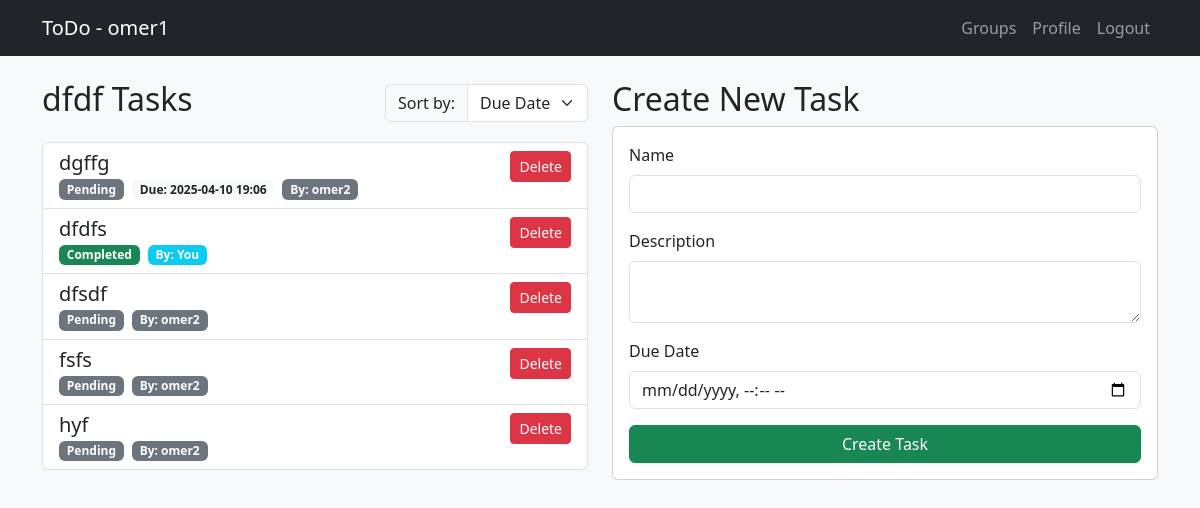
The page /group/1/tasks (signed in) on the database its author committed.
### app/models/user.py (models this page shows, shortened)
class User(UserMixin, db.Model):
    __tablename__ = "users"
    id = db.Column(db.Integer, primary_key=True)
    username = db.Column(db.String(12), unique=True, nullable=False)
    password_hash = db.Column(db.String(128), nullable=False)
    user_groups = db.relationship('UserGroup', back_populates='user', cascade='all, delete-orphan')

### app/models/group.py (models this page shows, shortened)
class Group(db.Model):
    __tablename__ = "groups"
    id = db.Column(db.Integer, primary_key=True)
    name = db.Column(db.String(50), nullable=False)
    description = db.Column(db.Text)
    group_users = db.relationship('UserGroup', back_populates='group', cascade='all, delete-orphan')
    tasks = db.relationship('Task', backref='group', cascade='all, delete-orphan')
    def get_user_role(self, user_id: int) -> int | None:
        membership = UserGroup.query.filter_by(group_id=self.id, user_id=user_id).first()
        return membership.role if membership else None
    def is_owner(self, user_id: int) -> bool:
        return self.get_user_role(user_id) == 2
    @property
    def members(self) -> list['User | None']:
        return [ug.user for ug in self.group_users]

### app/models/task.py (models this page shows, shortened)
class Task(db.Model):
    __tablename__ = "tasks"
    id = db.Column(db.Integer, primary_key=True)
    name = db.Column(db.String(50), nullable=False)
    description = db.Column(db.Text)
    status = db.Column(db.String(20), default="Pending", nullable=False)
    due_date = db.Column(db.DateTime)
    author_id = db.Column(db.Integer, db.ForeignKey("users.id"), nullable=False)
    group_id = db.Column(db.Integer, db.ForeignKey("groups.id"), nullable=False)

### app/routes/tasks.py (the view, shortened to what this page needs)
@tasks_bp.route('/group/<int:group_id>/tasks', methods=['GET', 'POST'])
@login_required
def manage_tasks(group_id):
    group = Group.query.get(group_id)
    if not group:
        flash("Group not found", "danger")
        return redirect(url_for("groups.manage_groups"))
    if current_user not in group.members:
        flash("Access denied", "danger")
        return redirect(url_for("groups.manage_groups"))
    form = TaskForm()
    form.due_date.render_kw = {'min': datetime.now().strftime('%Y-%m-%dT%H:%M')}
    sort_by = request.args.get("sort", "due_date")
    sorted_tasks = sorted(group.tasks, key=lambda t: (
        {
            "due_date": t.due_date or datetime.max,
            "name": t.name.lower(),
            "status": ["Pending", "In Progress", "Completed"].index(t.status),
            "creator": (
                (0, User.query.get(t.author_id).username.lower())  # Your tasks come first
                if t.author_id == current_user.id else
                (1, User.query.get(t.author_id).username.lower())
            )
        }.get(sort_by, "due_date"),  # Primary sort key
        t.name.lower()  # Secondary sort by name for all options
    )
                          )
    return render_template("tasks/main.html",
                         form=form,
                         tasks=sorted_tasks,
                         group=group,
                         sort=sort_by,
                         User=User)

### app/forms/tasks.py (shortened to what this page needs)
class TaskForm(FlaskForm):
    name = StringField("Name", validators=[
        DataRequired(),
        Regexp(r"^[A-Za-z0-9 ]{3,50}$",
               message="Name: 3-50 alphanumeric characters and spaces.")
    ])
    description = TextAreaField('Description', validators=[Optional()])
    due_date = DateTimeLocalField('Due Date',
        validators=[Optional()],
        format='%Y-%m-%dT%H:%M',
    )
    submit = SubmitField('Create Task')

### app/extensions.py (called while the page is built)
@login_manager.user_loader
def load_user(user_id):
    from app.models.user import User
    return User.query.get(user_id)

### app/templates/tasks/main.html (shortened to what this page needs)
{% extends "base.html" %}
{% block content %}
<div class="row">
    <div class="col-md-6">
        <div class="d-flex justify-content-between align-items-center mb-3">
            <h2>{{ group.name }} Tasks</h2>
            <form method="GET" class="ms-3">
                <div class="input-group">
                    <label class="input-group-text" for="sort">Sort by:</label>
                    <select class="form-select" id="sort" name="sort" onchange="this.form.submit()">
                        <option value="due_date" {% if sort == 'due_date' %}selected{% endif %}>Due Date</option>
                    </select>
                </div>
            </form>
        </div>
        <div class="list-group">
            {% for task in tasks %}
                <a href="{{ url_for('tasks.manage_single_task', task_id=task.id) }}"
                   class="list-group-item list-group-item-action">
                    <div class="d-flex justify-content-between">
                        <div class="flex-grow-1 me-3">
                            <h5 class="mb-1">{{ task.name }}</h5>
                            <div class="d-flex gap-2">
                                <span class="badge bg-{% if task.status == 'Completed' %}success
                                                    {% elif task.status == 'In Progress' %}warning
                                                    {% else %}secondary{% endif %}">
                                    {{ task.status }}
                                </span>
                                {% if task.due_date %}
                                    <span class="badge bg-light text-dark">
                                        Due: {{ task.due_date.strftime('%Y-%m-%d %H:%M') }}
                                    </span>
                                {% endif %}
                                {% if current_user.id == task.author_id %}
                                    <span class="badge bg-info">
                                        By: You
                                    </span>
                                {% else %}
                                    <span class="badge bg-secondary">
                                        By: {{ User.query.get(task.author_id).username }}
                                    </span>
                                {% endif %}
                            </div>
                        </div>
                        {% if current_user.id == task.author_id
                              or group.is_owner(current_user.id)
                              or current_user in group.admins %}
                            <form method="POST"
                                  action="{{ url_for('tasks.manage_tasks', group_id=group.id) }}"
                                  onclick="event.stopPropagation()">
                                <button type="submit" class="btn btn-danger btn-sm align-self-center"
                                        onclick="return confirm('Delete this task permanently?')">
                                    Delete
                                </button>
                            </form>
                        {% endif %}
                    </div>
                </a>
            {% else %}
                <div class="list-group-item text-center">No tasks found. Create one!</div>
            {% endfor %}
        </div>
    </div>
    <div class="col-md-6">
        <h2>Create New Task</h2>
        <div class="card">
            <div class="card-body">
                <form method="POST" action="{{ url_for('tasks.manage_tasks', group_id=group.id) }}">
                    <div class="mb-3">
                        {{ form.name.label(class="form-label") }}
                        {{ form.name(class="form-control") }}
                    </div>
                    <div class="mb-3">
                        {{ form.description.label(class="form-label") }}
                        {{ form.description(class="form-control") }}
                    </div>
                    <div class="mb-3">
                        {{ form.due_date.label(class="form-label") }}
                        {{ form.due_date(class="form-control") }}
                    </div>
                    <div class="d-grid">
                        {{ form.submit(class="btn btn-success") }}
                    </div>
                </form>
            </div>
        </div>
    </div>
</div>
{% endblock %}

### app/templates/base.html (shortened to what this page needs)
<!DOCTYPE html>
<html lang="en">
<head>
    <link href="https://cdn.jsdelivr.net/npm/bootstrap@5.3.0/dist/css/bootstrap.min.css" rel="stylesheet">
</head>
<body class="bg-light">
    <nav class="navbar navbar-expand-lg navbar-dark bg-dark">
        <div class="container">
            <a class="navbar-brand" href="{{ url_for('index.home') }}">
                ToDo{% if current_user.is_authenticated %} - {{ current_user.username }}{% endif %}
            </a>
            <div class="collapse navbar-collapse" id="navbarNav">
                <ul class="navbar-nav ms-auto">
                    {% if current_user.is_authenticated %}
                        <li class="nav-item"><a class="nav-link" href="{{ url_for('groups.manage_groups') }}">Groups</a></li>
                        <li class="nav-item"><a class="nav-link" href="{{ url_for('profile.manage_profile') }}">Profile</a></li>
                        <li class="nav-item"><a class="nav-link" href="{{ url_for('auth.logout') }}">Logout</a></li>
                    {% else %}
                        <li class="nav-item"><a class="nav-link" href="{{ url_for('auth.login') }}">Login</a></li>
                        <li class="nav-item"><a class="nav-link" href="{{ url_for('auth.register') }}">Register</a></li>
                    {% endif %}
                </ul>
            </div>
        </div>
    </nav>
    <div class="container mt-4">
        {% block content %}{% endblock %}
    </div>
</body>
</html>

### rows shown on the page
User: username "omer1"
Group: name "dfdf"
Task: name "dgffg", status "Pending", due_date "2025-04-10 19:06"
User: query.get "omer2"
Task: name "dfdfs", status "Completed", shows "By: You"
Task: name "dfsdf", status "Pending"
Task: name "fsfs", status "Pending"
Task: name "hyf", status "Pending"
